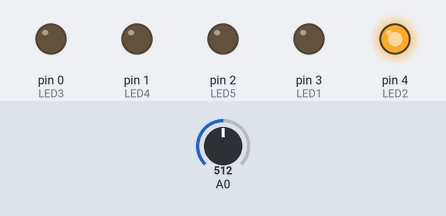
A sketch run on a simulated Arduino Uno, built with avr-gcc and run on an emulated ATmega328P. On the bench: output pins drawn as LEDs (lit = HIGH). Dashed ring = blinking. The test bench sets the inputs (shaded band); at power-on: A0 = 512.

Above: at 3.8 s.
3.9 s: A0 set to 792
At 4.05 s:
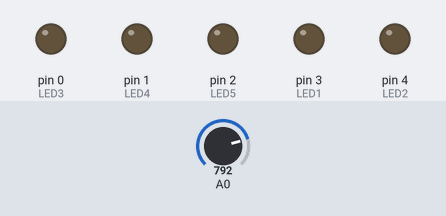
7.8 s: A0 set to 813
At 8.55 s:
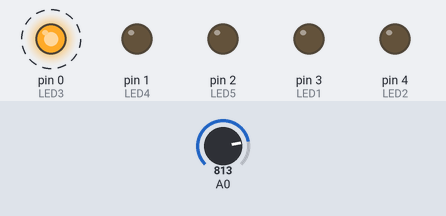
At 9.15 s:
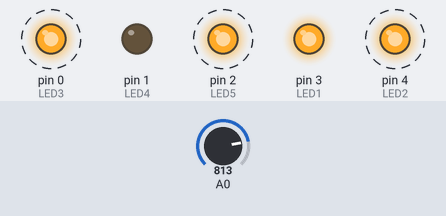
12.3 s: A0 set to 882
16.2 s: A0 set to 918
20.1 s: A0 set to 900
Timing chart, 0 to 25.0 s (numbered marks = the images above; inputs shaded):
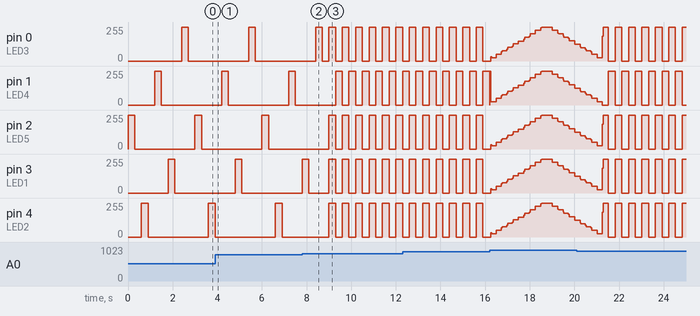

The sketch:

LLS-Blinky-Code-Example.ino
```cpp
// (licence header left out)
// the code has been uploaded using a USB-ASP programmer
// and the "USB-ASP slow (Microcore)" setting in the arduino IDE

// here we define the commonly used things as more easily parsed labels
#define LED5 2
#define LED4 1
#define LED3 0
#define LED2 4
#define LED1 3
#define DELAY 300

// microcore does not recognise analogread digital pin nomenclature
#define PROG A0

// here we set up the relevant pins for input and output
void setup() {
 pinMode(0, OUTPUT);
 pinMode(1, OUTPUT);
 pinMode(2, OUTPUT);
 pinMode(3, OUTPUT);
 pinMode(4, OUTPUT);
 pinMode(5, INPUT);
}

// a routine that cycles from the inner LED
// to the outer ring of LEDs after DELAY microseconds
void innerOuter() {
 digitalWrite(LED5, HIGH); // turn the LED on (HIGH is the voltage level)
 digitalWrite(LED2, HIGH);
 digitalWrite(LED1, HIGH);
 digitalWrite(LED3, HIGH);
 delay(DELAY);
 digitalWrite(LED5, LOW);
 digitalWrite(LED2, LOW);
 digitalWrite(LED1, LOW);
 digitalWrite(LED3, LOW);
 digitalWrite(LED4, HIGH);
 delay(DELAY);
 digitalWrite(LED4, LOW);
}

// a routine that cycles through the LEDs one at a time
// moving to the next LED after DELAY microseconds
void oscarChaser() {
 digitalWrite(LED5, HIGH); // turn the LED on (HIGH is the voltage level)
 delay(DELAY);             // wait for DELAY microseconds
 digitalWrite(LED5, LOW); // turn the LED off (LOW is the voltage level)
 delay(DELAY);
 digitalWrite(LED2, HIGH);
 delay(DELAY);
 digitalWrite(LED2, LOW);
 delay(DELAY);
 digitalWrite(LED4, HIGH);
 delay(DELAY);
 digitalWrite(LED4, LOW);
 delay(DELAY);
 digitalWrite(LED1, HIGH);
 delay(DELAY);
 digitalWrite(LED1, LOW);
 delay(DELAY);
 digitalWrite(LED3, HIGH);
 delay(DELAY);
 digitalWrite(LED3, LOW);
 delay(DELAY);

}

// a different LED chasing sequence by Blake
void blakeChaser() {
 digitalWrite(LED1, HIGH); // turn the LED on (HIGH is the voltage level)
 delay(DELAY);             // wait for DELAY microseconds
 digitalWrite(LED1, LOW); // turn the LED off (LOW is the voltage level)
 delay(DELAY);
 digitalWrite(LED3, HIGH);
 delay(DELAY);
 digitalWrite(LED3, LOW);
 delay(DELAY);
 digitalWrite(LED4, HIGH);
 delay(DELAY);
 digitalWrite(LED4, LOW);
 delay(DELAY);
 digitalWrite(LED5, HIGH);
 delay(DELAY);
 digitalWrite(LED5, LOW);
 delay(DELAY);
 digitalWrite(LED2, HIGH);
 delay(DELAY);
 digitalWrite(LED2, LOW);
 delay(DELAY);
}

// a routine that keeps the LED on 'tenths' microseconds every ten microseconds
// to achieve 10 steps in the level of brightness for all LEDS
void LEDbrightness(int tenths) {
  digitalWrite(LED1, HIGH);
  digitalWrite(LED2, HIGH);
  digitalWrite(LED3, HIGH);
  digitalWrite(LED4, HIGH);
  digitalWrite(LED5, HIGH);
  delay(tenths);
  digitalWrite(LED1, LOW);
  digitalWrite(LED2, LOW);
  digitalWrite(LED3, LOW);
  digitalWrite(LED4, LOW);
  digitalWrite(LED5, LOW);
  delay(10-tenths);
}

// a routine that ramps the LED brightness up, then down repeatedly
void oscarPulse() {
  int i, j;
  for (i = 1; i <= 10; i++) {
    for (j = 0; j < 25; j++) {
      LEDbrightness(i);
    }
  }
  for (i = 10; i > 0; i--) {
    for (j = 0; j < 25; j++) {
      LEDbrightness(i);
    }
  }
}

// this routine returns a number 1,2 or 3, depending
// on which of the top three jumpers is selected.
// NB, the lower jumper will put the MCU into reset unless a
// value for R4 is chosen that is at least three times
// that of R1-R3. The if/then/else code would then need
// to be modified to refine the thresholds and add the
// additional return option
int getJumperOption() {
  int progval = analogRead(A0);
  if (progval > 900) {
    return 1;
  } else if (progval > 800) {
    return 2;
  } else {
    return 3;
  }
}

// you can add more routines here, limited only by your imagination
// and the available memory in your microcontroller

// the main loop which calls the LED lighting code
void loop() {
  switch (getJumperOption()) {
    case 1:
      oscarPulse();
      break;
    case 2:
      innerOuter();
      break;
    case 3:
      oscarChaser();
      break;
  }
}
```

Measured:
- the behaviour switches between 800 and 801 on A0 (found by bisection; images 1 and 2)
- after the input at 7.8 s, pin 0 (LED3): alternates 255/255 for 0.30 s and 0/255 for 0.30 s, starting after 1.2 s
- by itself, pin 1 (LED4): ramps from 255/255 to 0/255 and jumps back, once every 0.60 s
